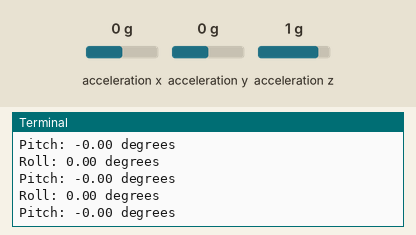
Simulated run of this program. Board: Raspberry Pi (BCM pin numbers). On the bench: the last lines printed to the terminal. The test bench sets the inputs (shaded band); at power-on: acceleration x 0 g, acceleration y 0 g, acceleration z 1 g.

Above: at 1.3 s.
1.4 s: acceleration x set to -1.4 g
At 2.0 s:
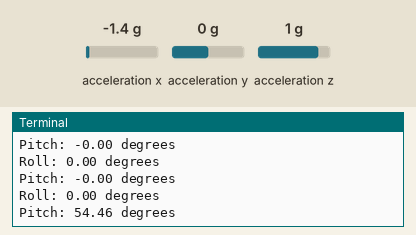
2.9 s: acceleration y set to -1.4 g
At 3.5 s:
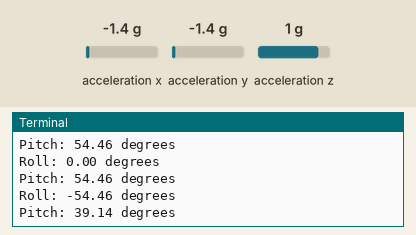
4.4 s: acceleration z set to -1.4 g
At 5.0 s:
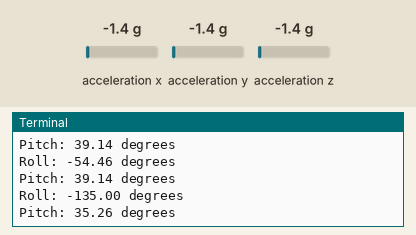
Timing chart, 0 to 7.4 s (numbered marks = the images above; inputs shaded):
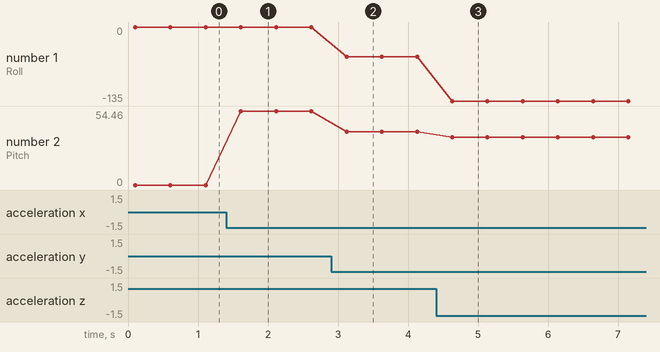

The program:

get_accelerometer.py
```python
import smbus
import math
import time

DEVICE_ADDRESS = 0x68
MPU6050_RA_ACCEL_XOUT_H = 0x3B
MPU6050_RA_ACCEL_YOUT_H = 0x3D
MPU6050_RA_ACCEL_ZOUT_H = 0x3F
ACCEL_SCALE = 16384.0


def read_word_2c(bus, addr):
    high = bus.read_byte_data(DEVICE_ADDRESS, addr)
    low = bus.read_byte_data(DEVICE_ADDRESS, addr + 1)
    val = (high << 8) + low
    if val >= 0x8000:
        return -((65535 - val) + 1)
    else:
        return val

# settings for accelerometer
bus = smbus.SMBus(1)
bus.write_byte_data(DEVICE_ADDRESS, 0x6B, 0x00)  # reset
bus.write_byte_data(DEVICE_ADDRESS, 0x6B, 0x01)  # power on
time.sleep(0.1)

def get_roll(accel_y, accel_z):
    roll = math.atan2(accel_y, accel_z) * (180 / math.pi)
    return roll

def get_pitch(accel_x, accel_y, accel_z):
    pitch = math.atan2(-accel_x, math.sqrt(accel_y * accel_y + accel_z * accel_z)) * (180 / math.pi)
    return pitch

while True:
    accel_x_raw = read_word_2c(bus, MPU6050_RA_ACCEL_XOUT_H)
    accel_y_raw = read_word_2c(bus, MPU6050_RA_ACCEL_YOUT_H)
    accel_z_raw = read_word_2c(bus, MPU6050_RA_ACCEL_ZOUT_H)
    accel_x = accel_x_raw / ACCEL_SCALE
    accel_y = accel_y_raw / ACCEL_SCALE
    accel_z = accel_z_raw / ACCEL_SCALE

    roll = get_roll(accel_y, accel_z)
    pitch = get_pitch(accel_x, accel_y, accel_z)

    print("Roll: {:.2f} degrees".format(roll))
    print("Pitch: {:.2f} degrees".format(pitch))

    time.sleep(0.5)
```

Measured:
- after the input at 1.4 s, the terminal: prints a new line after 0.21 s (image 1)
- after the input at 2.9 s, the terminal: prints a new line after 0.22 s (image 2)
- after the input at 4.4 s, the terminal: prints a new line after 0.23 s (image 3)
- plotted number 1: 0 → -54.46 after the input at 2.9 s, -54.46 → -135 after the input at 4.4 s
- plotted number 2: 0 → 54.46 after the input at 1.4 s, 54.46 → 39.14 after the input at 2.9 s, 39.14 → 35.26 after the input at 4.4 s
